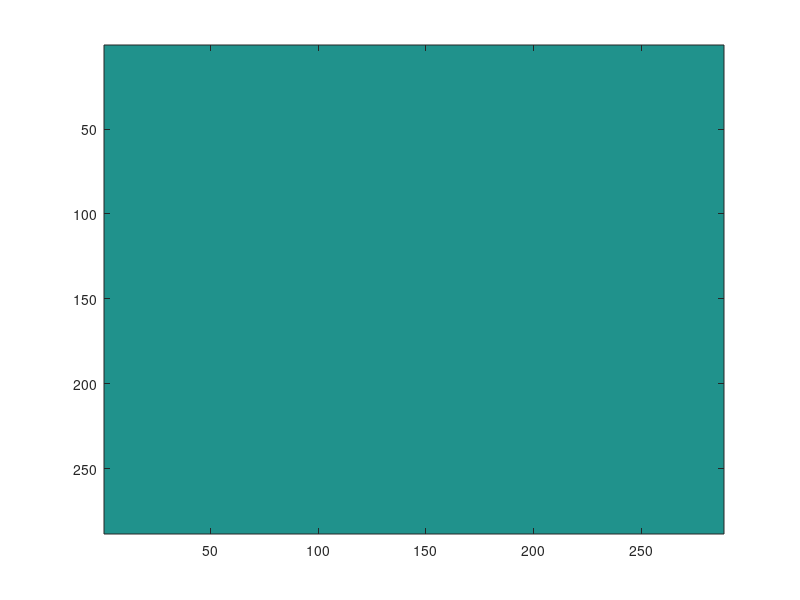

Recreate this plot in MATLAB. (Note: this script raises an error after producing the figure.)
%% noisefree image
bit = 65535;
myFolder = 'C:\Users\roboticimaging\Documents\kronoslightstage\classtest\plate3\100ms0db';
filePattern = fullfile(myFolder, '*.tiff');
jpegFiles = dir(filePattern);
numpos = 8; % light position taken
numcolor = 1;
for j = 1:numpos
    ima = zeros(288,288,numpos);
    a = 1;
    for k = j:numpos:length(jpegFiles)
      baseFileName = jpegFiles(k).name;
      fullFileName = fullfile(myFolder, baseFileName);
      im(:,:,a,j) = double(imread(fullFileName))/bit;
      ima(:,:,j) = ima(:,:,j)+im(:,:,a,j);
      a = a+1;
    end
    noisefreeim{j} = ima(:,:,j)/50;
    imagesc(noisefreeim{j});
    pause(0.001);
end

%% single illum
myFolder = 'C:\Users\roboticimaging\Documents\kronoslightstage\classtest\plate3\step';
filePattern = fullfile(myFolder, '*.tiff');
jpegFiles = dir(filePattern);
figure;
for i = 1:numpos
    %read image
    baseFileName = jpegFiles(i).name;
    fullFileName = fullfile(myFolder, baseFileName);
    sim{i} = double(imread(fullFileName).*1)/bit;
    
    % display image
    subplot(2,4,i);
    imagesc((abs(noisefreeim{i})));
    axis off;colorbar;colormap bone;%caxis([-15,0]);
    title([' photon to read ratio ',num2str((mean2(sim{i})/std2(sim{i})^2))]);pause(0.01);
    var1(i) = std2(sim{i})^2;
end
%%
c = [8,7,6,5,4,3,2,1];
plot(c,var1,'o');
coefficients = polyfit(c, var1, 1);
yFit = polyval(coefficients , c);
hold on;
plot(c, yFit, 'r-', 'LineWidth', 2);
ylabel('\sigma');xlabel('light activated');title('noise variance increase linearly with activated source')
%%
sgtitle('noise test comparing 100ms 0db and 50ms 6db');
%% multipelxed 
demulmat = [    1     1     0     1     1     1     0     0;
                0     0     1     1     0     1     0     1;
                1     0     0     1     0     0     1     1;
                1     0     1     0     0     1     1     0;
                0     0     0     0     1     1     1     1;
                0     0     1     1     1     0     1     0;
                1     0     1     0     1     0     0     1;
                0     1     1     0     0     0     1     1;
           ];
% demulmat = triu(ones(8));
myFolder = 'C:\Users\roboticimaging\Documents\kronoslightstage\classtest\plate3\100ms0dbm';
filePattern = fullfile(myFolder, '*.tiff');
jpegFiles = dir(filePattern);
for j = 1:numcolor
    figure;
    % read image
    for i = 1:numpos
      baseFileName = jpegFiles(i).name;
      fullFileName = fullfile(myFolder, baseFileName);
      imm{i} = double(imread(fullFileName))/bit;
      mrmat(i,:) = reshape(imm{i},1,size(imm{i},1)*size(imm{i},2));
    end   
    % demultiplex
    demul = demulmat\mrmat;
    for k = 1:numpos
        dem{k+(j-1)*numpos} = reshape(demul(k,:),size(imm{i},1),size(imm{i},2));
        
        % display image
        subplot(2,4,k);
%         imshowpair(dem{k},noisefreeim{k},'montage');
        imagesc(noisefreeim{k});
%         imagesc(log(abs(noisefreeim{k}-dem{k})));
%         axis off;colorbar;colormap bone;%caxis([-20,0]);
        title(['ptnr: ',num2str(mean2(noisefreeim{k})/std2(noisefreeim{k})^2)]);pause(0.01);
        
    end
    sgtitle('noise test comparing 100ms 0db and 50ms 6dbm');
end

 